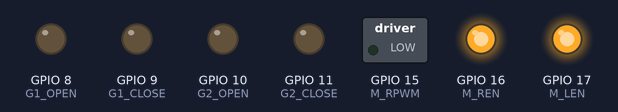
A sketch run on a simulated ESP32-S3. Shown: switched loads named in the sketch (green lamp = pin HIGH), output pins drawn as LEDs (lit = HIGH). WiFi joins after 1.5 s; servers stay silent unless stated; uploads are accepted with an empty reply; random numbers use the default seed unless the sketch sets one; what the sketch prints to the serial monitor is not drawn.

Above: at 0.1 s.
At 65.6 s:
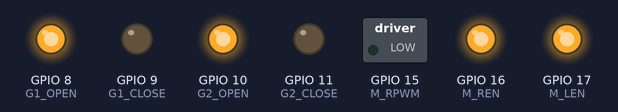
At 66.6 s:
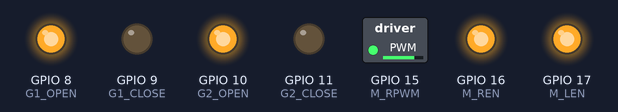
At 90.6 s:
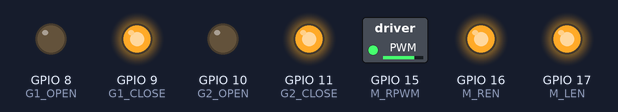
At 99.6 s:
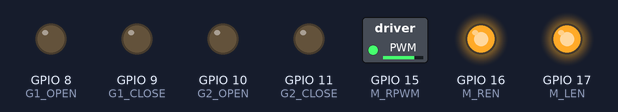
Timing chart, 0 to 128.0 s (numbered marks = the images above):
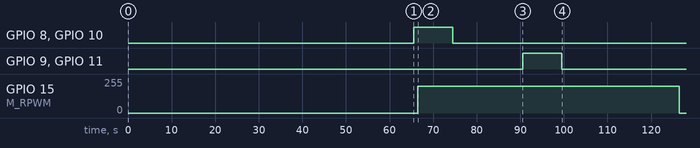

Measured:
- by itself, GPIO 8 (G1_OPEN), GPIO 10 (G2_OPEN): LOW → HIGH at 65.5 s, → LOW 9.0 s later
- by itself, GPIO 9 (G1_CLOSE), GPIO 11 (G2_CLOSE): LOW → HIGH at 90.5 s, → LOW 9.0 s later
- by itself, GPIO 15 (M_RPWM): 0/255 → 199/255 at 66.5 s, → 0/255 60.0 s later

The sketch:

samudramesh_node.ino
```cpp
/*
  SamudraMesh node firmware, ESP32-S3 DevKitC (Arduino-ESP32 core 3.x)
  SIM_MODE 1 = fake sensor data, no hardware needed.
  SIM_MODE 0 = real sensors (install Adafruit VL53L0X + Adafruit MPU6050 libraries).
  Posts JSON to the dashboard server once per second and reads manual overrides from the reply.
*/
#include <Arduino.h>
#include <WiFi.h>
#include <HTTPClient.h>

#define SIM_MODE 1

#if !SIM_MODE
#include <Wire.h>
#include <Adafruit_VL53L0X.h>
#include <Adafruit_MPU6050.h>
Adafruit_VL53L0X tof;
Adafruit_MPU6050 mpu;
#endif

// ---- Network: use the PC IP printed by server.js ----
const char* WIFI_SSID  = "YOUR_WIFI";
const char* WIFI_PASS  = "YOUR_PASSWORD";
const char* SERVER_URL = "http://192.168.1.50:3000/api/telemetry";
const char* NODE_ID    = "SM-01";

// ---- Pins (safe GPIOs on ESP32-S3; AJ-SR04T ECHO is 5 V, use a divider to 3.3 V) ----
const int US_UP_TRIG = 4,  US_UP_ECHO = 5;     // upstream (drain side) level
const int US_DN_TRIG = 6,  US_DN_ECHO = 7;     // downstream (creek side) level
const int G1_OPEN = 8,  G1_CLOSE = 9;          // bypass gate 1 actuator driver (relay / H-bridge)
const int G2_OPEN = 10, G2_CLOSE = 11;         // bypass gate 2
const int I2C_SDA = 12, I2C_SCL = 13;          // VL53L0X + MPU6050
const int FLOW_PIN = 14;                       // flow module signal
const int M_RPWM = 15, M_REN = 16, M_LEN = 17; // BTS7960 conveyor motor
const int BAT_ADC = 2;                         // battery voltage divider

// ---- Calibration: measure these on your flume / site ----
const float MOUNT_UP_M = 3.0f, MOUNT_DN_M = 3.0f;   // sensor height above channel bed
const float BIN_EMPTY_MM = 400, BIN_FULL_MM = 60;   // ToF distance when bin is empty / full
const float KG_PER_PERCENT = 0.2f;                  // replace with measured value
const float BAT_DIV = 5.7f;                         // divider ratio, e.g. 47k + 10k

// ---- Control thresholds ----
const float BYPASS_OPEN_LEVEL = 2.0f, BYPASS_CLOSE_LEVEL = 1.8f;
const float HEAD_HIGH = 0.15f, HEAD_CLOG = 0.45f, HEAD_CLOSE = 0.20f;
const float BIN_START = 70, BIN_STOP = 15;

struct Sensors { float levelUp, levelDown, dH, flow, binFill, tilt, battV; } S;
float gate1 = 0, gate2 = 0, kg = 0, lastFill = 0, simBin = 10;
bool conv = false, bypass = false;
int bypassVotes = 0;
String cmdGate = "auto", cmdConv = "auto";

float noise(float a) { return (random(-100, 101) / 100.0f) * a; }

#if !SIM_MODE
float readUS(int trig, int echo) {                  // metres, NAN if no echo (blind zone ~20 cm)
  digitalWrite(trig, LOW); delayMicroseconds(4);
  digitalWrite(trig, HIGH); delayMicroseconds(12); digitalWrite(trig, LOW);
  long us = pulseIn(echo, HIGH, 30000);
  return us ? us * 0.000343f / 2.0f : NAN;
}
float readFlow() {
  // TODO: depends on the module you buy. Return signed m/s, + = toward the creek (ebb).
  // Optical/pulse type: count pulses with an interrupt and multiply by k. Doppler type: read its UART/analog output.
  return 0;
}
#endif

void readSensors() {
#if SIM_MODE
  float t = millis() / 1000.0f;
  float tide = sinf(2 * PI * t / 120.0f);
  float ph = fmodf(t, 90.0f);
  float rain = ph > 60 ? sinf(PI * (ph - 60) / 30.0f) : 0;
  float down = 1.4f + 0.6f * tide + noise(0.01f);
  float up = max(down + 0.05f, 1.2f + 1.1f * rain) + 0.30f * (simBin / 100.0f) * (conv ? 0 : 1) - 0.4f * (gate1 / 100.0f);
  float dH = up - down;
  float flow = 0.6f * (dH > 0 ? 1 : -1) * sqrtf(fabsf(dH)) * (1 + rain) - 0.8f * cosf(2 * PI * t / 120.0f);
  simBin = min(100.0f, simBin + 3 * fabsf(flow) * (0.4f + rain));
  if (conv) simBin = max(0.0f, simBin - 2.5f);
  S = { up, down, dH, flow, simBin, 2 + 7 * fabsf(flow) + noise(0.3f), 12.9f - (conv ? 0.15f : 0) + noise(0.03f) };
#else
  float u = readUS(US_UP_TRIG, US_UP_ECHO), d = readUS(US_DN_TRIG, US_DN_ECHO);
  if (!isnan(u)) S.levelUp = MOUNT_UP_M - u;
  if (!isnan(d)) S.levelDown = MOUNT_DN_M - d;
  S.dH = S.levelUp - S.levelDown;
  S.flow = readFlow();
  VL53L0X_RangingMeasurementData_t m; tof.rangingTest(&m, false);
  if (m.RangeStatus != 4) S.binFill = constrain((BIN_EMPTY_MM - m.RangeMilliMeter) / (BIN_EMPTY_MM - BIN_FULL_MM) * 100, 0, 100);
  sensors_event_t a, g, tmp; mpu.getEvent(&a, &g, &tmp);
  S.tilt = atan2f(a.acceleration.x, a.acceleration.z) * 180.0f / PI;
  S.battV = analogReadMilliVolts(BAT_ADC) / 1000.0f * BAT_DIV;
#endif
}

void control() {
  // Bypass needs HIGH water AND a head difference, or a clog signature. Rain alone never opens it.
  bool highWater = S.levelUp > BYPASS_OPEN_LEVEL && S.dH > HEAD_HIGH;
  bool clog = S.dH > HEAD_CLOG;
  bypassVotes = (highWater || clog) ? min(bypassVotes + 1, 5) : max(bypassVotes - 1, 0);
  if (bypassVotes >= 3) bypass = true;                       // must persist ~3 s
  else if (S.levelUp < BYPASS_CLOSE_LEVEL && S.dH < HEAD_CLOSE && bypassVotes == 0) bypass = false;
  if (cmdGate == "open") bypass = true; else if (cmdGate == "close") bypass = false;

  if (cmdConv == "on") conv = true;
  else if (cmdConv == "off") conv = false;
  else { if (S.binFill >= BIN_START) conv = true; if (S.binFill <= BIN_STOP) conv = false; }

  if (S.binFill < lastFill) kg += (lastFill - S.binFill) * KG_PER_PERCENT;   // kg removed
  lastFill = S.binFill;
}

void drive() {
  float target = bypass ? 100 : 0;                           // actuator travel estimated by time (~10 s full stroke)
  gate1 += constrain(target - gate1, -10, 10);
  gate2 = gate1;
  bool opening = gate1 < target - 1, closing = gate1 > target + 1;
  digitalWrite(G1_OPEN, opening); digitalWrite(G1_CLOSE, closing);
  digitalWrite(G2_OPEN, opening); digitalWrite(G2_CLOSE, closing);
  ledcWrite(M_RPWM, conv ? 200 : 0);                         // BTS7960 forward only
}

void post() {
  if (WiFi.status() != WL_CONNECTED) return;
  const char* mode = bypass ? "BYPASS" : S.flow > 0.05f ? "EBB_CAPTURE" : S.flow < -0.05f ? "FLOOD_CAPTURE" : "SLACK";
  char body[400];
  snprintf(body, sizeof(body),
    "{\"node\":\"%s\",\"mode\":\"%s\",\"kg\":%.2f,\"s\":{\"levelUp\":%.2f,\"levelDown\":%.2f,\"dH\":%.2f,"
    "\"flow\":%.2f,\"binFill\":%.1f,\"tilt\":%.1f,\"battV\":%.2f},\"a\":{\"convRpm\":%d,\"gate1\":%.0f,\"gate2\":%.0f}}",
    NODE_ID, mode, kg, S.levelUp, S.levelDown, S.dH, S.flow, S.binFill, S.tilt, S.battV, conv ? 60 : 0, gate1, gate2);
  HTTPClient http;
  http.begin(SERVER_URL);
  http.addHeader("Content-Type", "application/json");
  if (http.POST(body) == 200) {                              // reply carries manual overrides
    String r = http.getString();
    cmdGate = r.indexOf("\"gate\":\"open\"") >= 0 ? "open" : r.indexOf("\"gate\":\"close\"") >= 0 ? "close" : "auto";
    cmdConv = r.indexOf("\"conveyor\":\"on\"") >= 0 ? "on" : r.indexOf("\"conveyor\":\"off\"") >= 0 ? "off" : "auto";
  }
  http.end();
  Serial.println(body);
}

void setup() {
  Serial.begin(115200);
  int outs[] = { G1_OPEN, G1_CLOSE, G2_OPEN, G2_CLOSE, M_REN, M_LEN, US_UP_TRIG, US_DN_TRIG };
  for (int p : outs) pinMode(p, OUTPUT);
  pinMode(US_UP_ECHO, INPUT); pinMode(US_DN_ECHO, INPUT);
  digitalWrite(M_REN, HIGH); digitalWrite(M_LEN, HIGH);
  ledcAttach(M_RPWM, 20000, 8);
#if !SIM_MODE
  Wire.begin(I2C_SDA, I2C_SCL);
  tof.begin(); mpu.begin();
#endif
  WiFi.begin(WIFI_SSID, WIFI_PASS);
  Serial.print("Connecting");
  for (int i = 0; i < 40 && WiFi.status() != WL_CONNECTED; i++) { delay(500); Serial.print("."); }
  Serial.println(WiFi.localIP());
}

void loop() {
  static uint32_t last = 0;
  if (millis() - last < 1000) return;
  last = millis();
  readSensors();
  control();
  drive();
  post();
}
```
